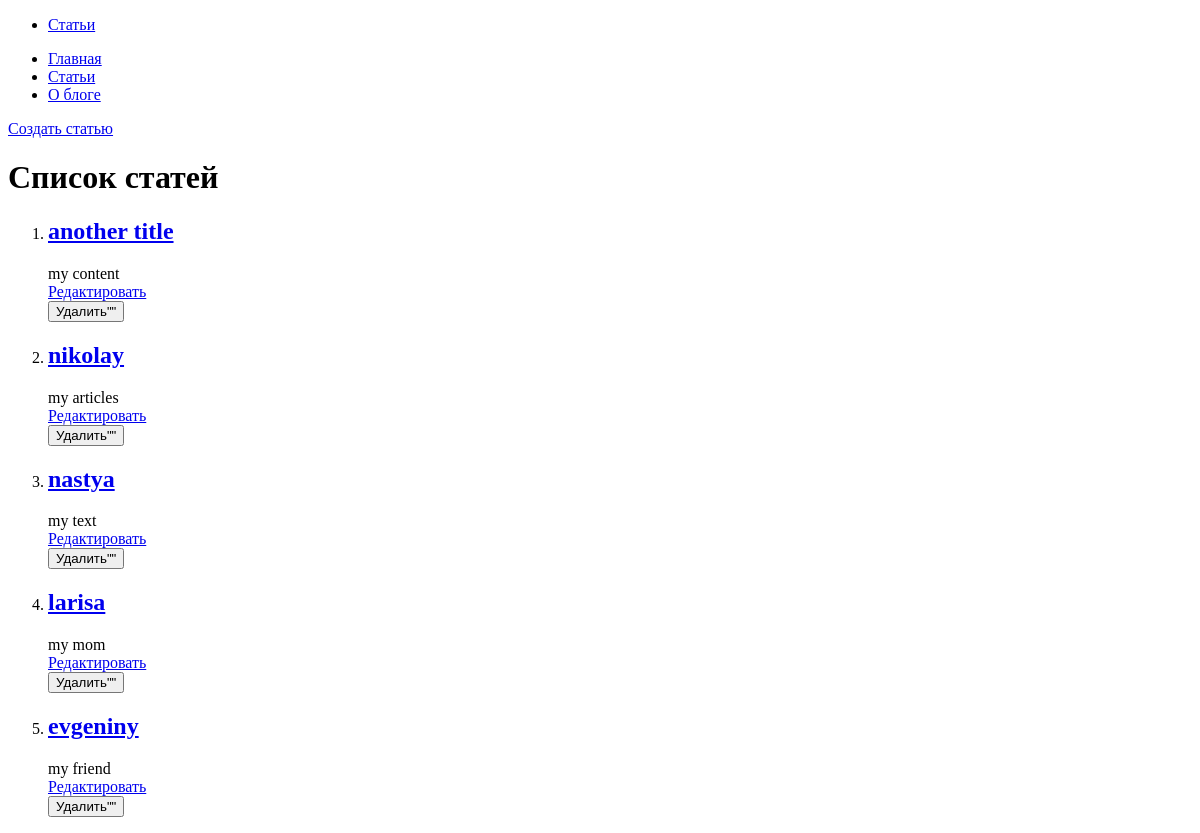
The page /articles/ on the database as committed earlier.
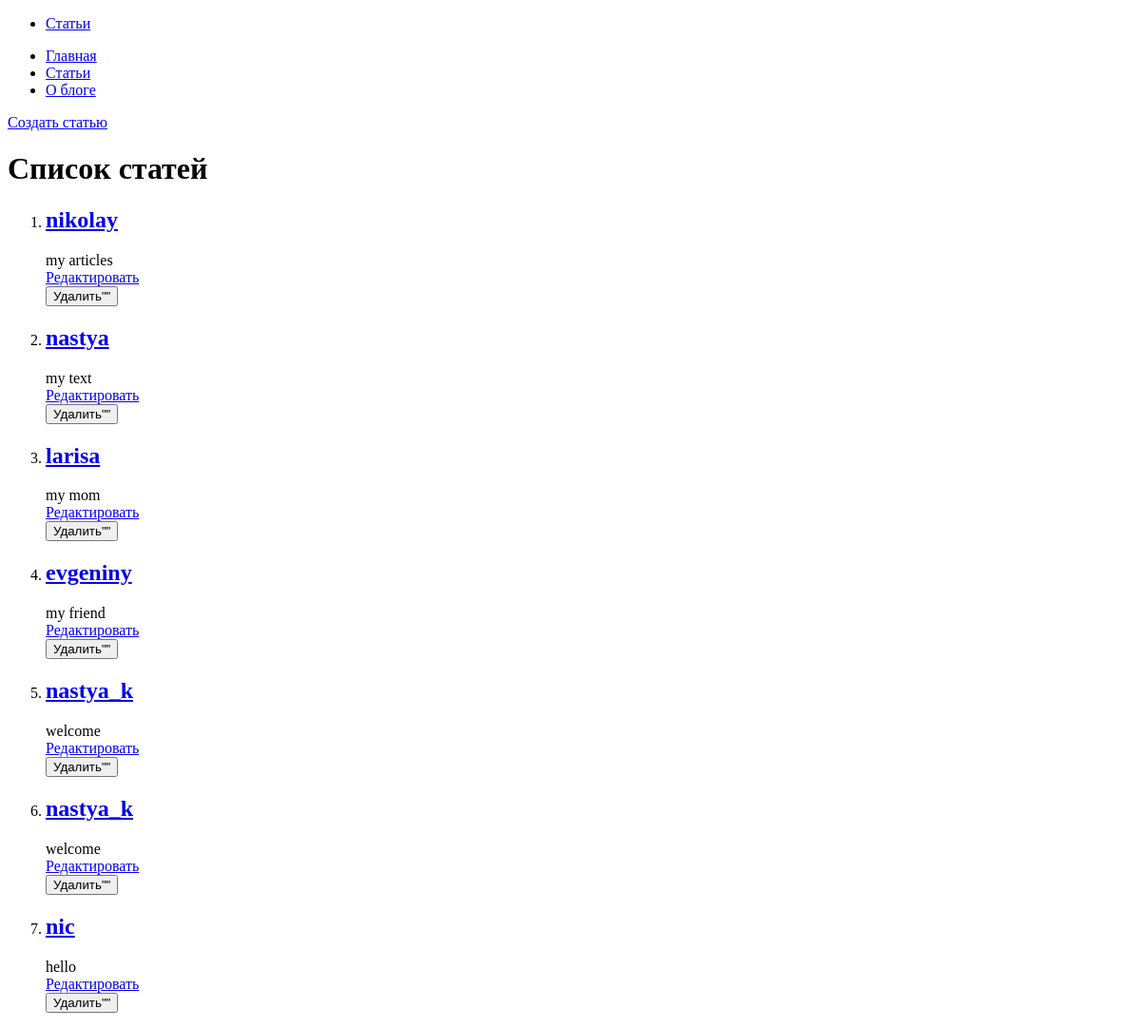
The same page on the database as committed later.
### hexlet_django_blog/article/models.py (models this page shows, shortened)
class Article(models.Model):
    name = models.CharField(max_length=20)
    body = models.TextField()
    created_at = models.DateTimeField(auto_now_add=True)
    updated_at = models.DateTimeField(auto_now=True)

### hexlet_django_blog/article/views.py (the view)
# urls.py: path('', IndexView.as_view(), name='articles_index'),
class IndexView(View):
    def get(self, request, *args, **kwargs):
        articles = Article.objects.all()
        return render(request, 'articles/index.html', context={
            'articles': articles,
        })

### hexlet_django_blog/templates/articles/index.html (shortened to what this page needs)
{% extends "index.html" %}
{% block content %}
    <a href="{% url 'articles_create' %}">Создать статью</a>
    <h1>Список статей</h1>
    <ol>
    {% for article in articles %}
    <li>
        <h2><a href="{% url 'articles_detail' article.id %}">{{ article.name }}</a></h2>
        <div>{{ article.body|slice:":200" }}</div>
        <a href="{% url 'articles_update' article.id %}">Редактировать</a>
        <form action="{% url 'articles_delete' article.id %}" method="post">
            <input type="submit" value=Удалить"">
        </form>
    </li>
    {% endfor %}
    </ol>
{% endblock content %}

### hexlet_django_blog/templates/index.html (shortened to what this page needs)
<!DOCTYPE html>
<html lang="en">
<head>
</head>
<body>
<nav class="navbar navbar-expand-md navbar-dark bg-dark px-3">
    {% block navbar %}
            <div class="navbarNav">
                <ul class="navbar-nav">
                    <li calls="nav-item">
                        <a class="nav-link" href="/articles/">Статьи</a>
                    </li>
                </ul>
            </div>
    {% endblock %}
</nav>
<div id="sidebar">
    {% block sidebar %}
        <ul>
            <li><a href="/">Главная</a></li>
            <li><a href="/articles/">Статьи</a></li>
            <li><a href="/about/">О блоге</a></li>
        </ul>
    {% endblock %}
</div>
<div id="content">
    {% block content %}{% endblock %}
</div>
</body>
</html>

Rows that differ between the two databases and show on the page:
removed Article: name "another title", body "my content"
added Article: name "nastya_k", body "welcome"
added Article: name "nastya_k", body "welcome"
added Article: name "nic", body "hello"
